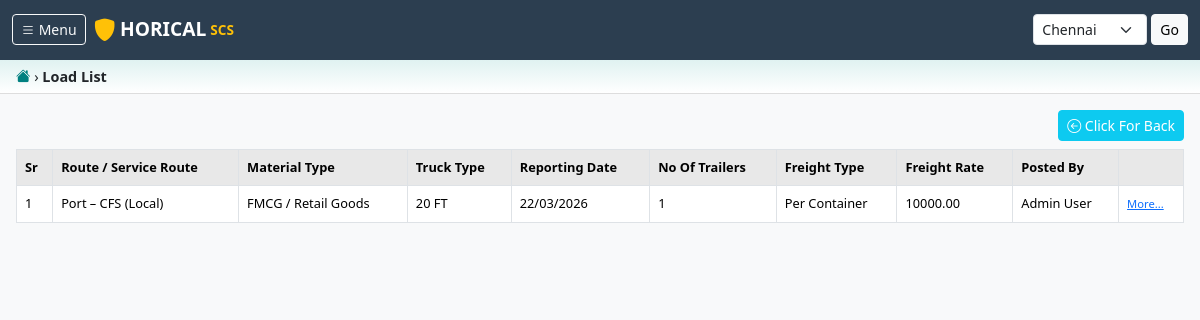
Screenshot of /jobs/load-list/ (signed in) with the database file from the repository.
### jobs/models.py (models this page shows, shortened)
class JobOrder(models.Model):
    class Status(models.TextChoices):
        DRAFT = 'DRAFT', 'Draft'
        POSTED = 'POSTED', 'Posted'
        PLANNED = 'PLANNED', 'Planned'
        PLACED = 'PLACED', 'Placed'
        IN_PROGRESS = 'IN_PROGRESS', 'In Progress'
        COMPLETED = 'COMPLETED', 'Completed'
        POD_PENDING = 'POD_PENDING', 'POD Pending'
        BILLED = 'BILLED', 'Billed'
        CANCELLED = 'CANCELLED', 'Cancelled'
    class MovementType(models.TextChoices):
        EXPORT = 'EXPORT', 'Export'
        IMPORT = 'IMPORT', 'Import'
        EMPTY = 'EMPTY', 'Empty'
        LOCAL = 'LOCAL', 'Local'
    class MovementFor(models.TextChoices):
        CALYX = 'CALYX', 'HORICAL'
        OTHER = 'OTHER', 'Other'
    class MoveBy(models.TextChoices):
        ON_WHEEL = 'ON_WHEEL', 'SCS'
        LCL = 'LCL', 'CFS'
    class ServiceType(models.TextChoices):
        LOCAL = 'LOCAL', 'Local'
        EXIM = 'EXIM', 'EXIM'
        LONG_HAUL = 'LONG_HAUL', 'Long Haul'
    class LoadPreference(models.TextChoices):
        ONE_TIME = 'ONE_TIME', 'One Time'
        REGULAR = 'REGULAR', 'Regular'
    MOVEMENT_PREFIX_MAP = {
        'EXPORT': 'EXP',
        'IMPORT': 'IMP',
        'EMPTY': 'MTY',
        'LOCAL': 'LOC',
    }
    job_order_no = models.CharField(max_length=30, unique=True, editable=False)
    branch = models.ForeignKey(
        'masters.Branch', on_delete=models.PROTECT, related_name='job_orders'
    )
    status = models.CharField(
        max_length=20, choices=Status.choices, default=Status.DRAFT
    )
    job_date = models.DateTimeField(auto_now_add=True)
    customer = models.ForeignKey(
        'masters.Customer', on_delete=models.PROTECT, related_name='job_orders'
    )
    customer_email = models.CharField(max_length=200, blank=True)
    customer_contact_no = models.CharField(max_length=20, blank=True)
    customer_client = models.CharField(max_length=200, blank=True)
    customer_job_no = models.CharField(max_length=50, blank=True)
    movement_type = models.CharField(
        max_length=10, choices=MovementType.choices, default=MovementType.EXPORT
    )
    movement_for = models.CharField(
        max_length=10, choices=MovementFor.choices, default=MovementFor.CALYX
    )
    move_by = models.CharField(
        max_length=10, choices=MoveBy.choices, default=MoveBy.ON_WHEEL
    )
    service_type = models.CharField(
        max_length=15, choices=ServiceType.choices, default=ServiceType.LOCAL
    )
    service_route = models.ForeignKey(
        'masters.ServiceRoute', on_delete=models.SET_NULL,
        null=True, blank=True, related_name='job_orders'
    )
    lane = models.ForeignKey(
        'masters.Lane', on_delete=models.SET_NULL,
        null=True, blank=True, related_name='job_orders'
    )
    origin = models.ForeignKey(
        'masters.Location', on_delete=models.SET_NULL,
        null=True, blank=True, related_name='job_orders_origin'
    )
    destination = models.ForeignKey(
        'masters.Location', on_delete=models.SET_NULL,
        null=True, blank=True, related_name='job_orders_destination'
    )
    stuffing_point = models.ForeignKey(
        'masters.Location', on_delete=models.SET_NULL,
        null=True, blank=True, related_name='job_orders_stuffing'
    )
    stuffing_date = models.DateField(null=True, blank=True)
    material_type = models.ForeignKey(
        'masters.MaterialType', on_delete=models.SET_NULL,
        null=True, blank=True, related_name='job_orders'
    )
    truck_type = models.ForeignKey(
        'masters.TruckType', on_delete=models.SET_NULL,
        null=True, blank=True, related_name='job_orders'
    )
    no_of_trailers = models.PositiveIntegerField(default=1)
    gross_weight_mt = models.DecimalField(
        max_digits=10, decimal_places=3, null=True, blank=True
    )
    freight_type = models.ForeignKey(
        'masters.FreightType', on_delete=models.SET_NULL,
        null=True, blank=True, related_name='job_orders'
    )
    offered_freight_rate = models.DecimalField(
        max_digits=12, decimal_places=2, default=0
    )
    adv_receipt_amount = models.DecimalField(
        max_digits=12, decimal_places=2, default=0
    )
    payment_day = models.PositiveIntegerField(default=0)
    load_preference = models.CharField(
        max_length=10, choices=LoadPreference.choices, default=LoadPreference.ONE_TIME
    )
    reporting_datetime = models.DateTimeField(null=True, blank=True)
    cut_off_datetime = models.DateTimeField(null=True, blank=True)
    do_validity_datetime = models.DateTimeField(null=True, blank=True)
    sales_person = models.ForeignKey(
        settings.AUTH_USER_MODEL, on_delete=models.SET_NULL,
        null=True, blank=True, related_name='sales_job_orders'
    )
    posted_by = models.ForeignKey(
        settings.AUTH_USER_MODEL, on_delete=models.SET_NULL,
        null=True, blank=True, related_name='posted_job_orders'
    )
    remarks = models.TextField(blank=True)
    customer_expectation = models.TextField(blank=True)
    cn_number = models.CharField(max_length=50, blank=True)
    created_at = models.DateTimeField(auto_now_add=True)
    updated_at = models.DateTimeField(auto_now=True)
    class Meta:
        ordering = ['-job_date']
        verbose_name = 'Job Order'
        verbose_name_plural = 'Job Orders'

### masters/models.py (models this page shows)
class ServiceRoute(models.Model):
    name = models.CharField(max_length=200)
    service_type = models.CharField(max_length=20, choices=[
        ('LOCAL', 'Local'), ('EXIM', 'EXIM'), ('LONG_HAUL', 'Long Haul')
    ])
    is_active = models.BooleanField(default=True)
    def __str__(self):
        return self.name

class MaterialType(models.Model):
    name = models.CharField(max_length=100)
    is_active = models.BooleanField(default=True)
    def __str__(self):
        return self.name

class TruckType(models.Model):
    name = models.CharField(max_length=50)
    is_active = models.BooleanField(default=True)
    def __str__(self):
        return self.name

class FreightType(models.Model):
    name = models.CharField(max_length=50)
    is_active = models.BooleanField(default=True)
    def __str__(self):
        return self.name

### accounts/models.py (models this page shows, shortened)
class User(AbstractUser):
    class Role(models.TextChoices):
        ADMIN = 'ADMIN', 'Admin'
        SALES = 'SALES', 'Sales Team'
        ACCOUNTS = 'ACCOUNTS', 'Accounts Team'
        TRACKING = 'TRACKING', 'Tracking Team'
        CHA = 'CHA', 'CHA'
        FORWARDER = 'FORWARDER', 'Forwarder'
    role = models.CharField(max_length=20, choices=Role.choices, default=Role.SALES)
    phone = models.CharField(max_length=15, blank=True)
    branches = models.ManyToManyField('masters.Branch', blank=True, related_name='users')

### jobs/views.py (the view)
# urls.py: path('load-list/', views.load_list, name='load_list'),
@login_required
def load_list(request):
    branch = request.current_branch
    jobs = JobOrder.objects.filter(
        branch=branch
    ).exclude(
        status=JobOrder.Status.CANCELLED
    ).select_related(
        'service_route', 'material_type', 'truck_type', 'freight_type', 'posted_by'
    ).order_by('-job_date')
    context = {'jobs': jobs}
    return render(request, 'jobs/load_list.html', context)

### accounts/context_processors.py (called while the page is built)
def branch_context(request):
    context = {
        'current_branch': getattr(request, 'current_branch', None),
        'user_branches': Branch.objects.none(),
    }
    if hasattr(request, 'user') and request.user.is_authenticated:
        if request.user.is_superuser:
            context['user_branches'] = Branch.objects.filter(is_active=True)
        else:
            context['user_branches'] = request.user.branches.filter(is_active=True)
    return context

### jobs/templates/jobs/load_list.html (shortened to what this page needs)
{% extends "base.html" %}
{% block breadcrumb %}
<div class="breadcrumb-area">
    <a href="/"><i class="bi bi-house-fill"></i></a> &rsaquo; <strong>Load List</strong>
</div>
{% endblock %}
{% block content %}
<div class="mt-2">
    <div class="d-flex justify-content-end mb-2">
        <a href="{% url 'jobs:quick_load_posting' %}" class="btn btn-sm btn-info text-white">
            <i class="bi bi-arrow-left-circle"></i> Click For Back
        </a>
    </div>
    <div class="table-responsive">
        <table class="table table-bordered table-hover table-horical">
            <thead><tr>
                <th>Sr</th><th>Route / Service Route</th><th>Material Type</th>
                <th>Truck Type</th><th>Reporting Date</th><th>No Of Trailers</th>
                <th>Freight Type</th><th>Freight Rate</th><th>Posted By</th><th></th>
            </tr></thead>
            <tbody>
                {% for job in jobs %}
                <tr>
                    <td>{{ forloop.counter }}</td>
                    <td>{{ job.service_route|default:"-" }}</td>
                    <td>{{ job.material_type|default:"-" }}</td>
                    <td>{{ job.truck_type|default:"-" }}</td>
                    <td>{{ job.reporting_datetime|date:"d/m/Y"|default:"-" }}</td>
                    <td>{{ job.no_of_trailers }}</td>
                    <td>{{ job.freight_type|default:"-" }}</td>
                    <td>{{ job.offered_freight_rate }}</td>
                    <td>{{ job.posted_by.get_full_name|default:"-" }}</td>
                    <td><a href="{% url 'jobs:job_detail' job.pk %}" class="small">More...</a></td>
                </tr>
                {% empty %}
                <tr><td colspan="10" class="text-center text-muted py-3">No loads found.</td></tr>
                {% endfor %}
            </tbody>
        </table>
    </div>
</div>
{% endblock %}

### static/css/custom.css (style rules this page uses)
:root { --horical-header-bg: #2c3e50; --horical-teal: #008080; --horical-light-teal: #e0f2f1; --horical-tab-active: #4fc3f7; --horical-tab-bg: #e3f2fd; --horical-btn-outline: #607d8b; --horical-red: #c62828; --horical-green: #2e7d32; }
body { font-family: Tahoma, 'Segoe UI', sans-serif; font-size: 0.875rem; background-color: #f8f9fa; }
.breadcrumb-area { background: linear-gradient(to bottom, var(--horical-light-teal), #ffffff); padding: 6px 16px; border-bottom: 1px solid #ddd; font-size: 0.9rem; }
.breadcrumb-area i { color: var(--horical-teal); }
.table-horical { font-size: 0.8rem; }
.table-horical th { background-color: #e8e8e8; font-weight: 600; white-space: nowrap; vertical-align: middle; }
.table-horical td { vertical-align: middle; }

### rows the page displays
JobOrder: service_route "Port – CFS (Local)", material_type "FMCG / Retail Goods", truck_type "20 FT", reporting_datetime "22/03/2026", no_of_trailers "1", freight_type "Per Container", offered_freight_rate "10000.00", posted_by.get_full_name "Admin User"

### other values shown
form field branch_id "Chennai"
